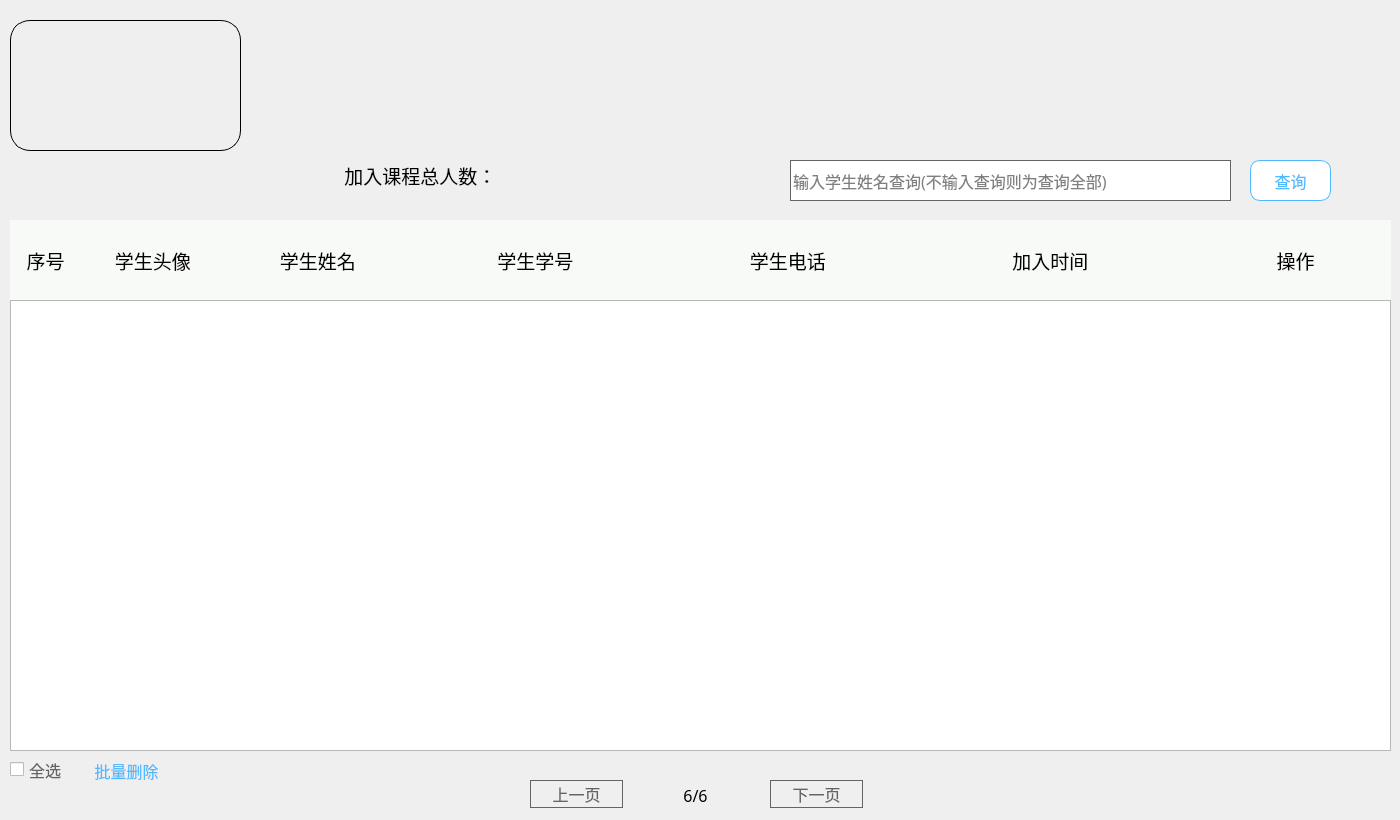
     <widget class="QWidget" name="tab_2">
      <property name="font">
       <font>
        <family>黑体</family>
        <pointsize>12</pointsize>
       </font>
      </property>
      <attribute name="title">
       <string>学生信息管理</string>
      </attribute>
      <widget class="QLabel" name="label_67">
       <property name="geometry">
        <rect>
         <x>10</x>
         <y>20</y>
         <width>231</width>
         <height>131</height>
        </rect>
       </property>
       <property name="styleSheet">
        <string notr="true">#label_67
{
border:1px solid black;
border-radius:20;
}</string>
       </property>
       <property name="text">
        <string/>
       </property>
      </widget>
      <widget class="QLabel" name="label_68">
       <property name="geometry">
        <rect>
         <x>250</x>
         <y>60</y>
         <width>731</width>
         <height>51</height>
        </rect>
       </property>
       <property name="font">
        <font>
         <family>黑体</family>
         <pointsize>14</pointsize>
         <weight>50</weight>
         <bold>false</bold>
        </font>
       </property>
       <property name="text">
        <string/>
       </property>
       <property name="alignment">
        <set>Qt::AlignLeading|Qt::AlignLeft|Qt::AlignVCenter</set>
       </property>
      </widget>
      <widget class="QWidget" name="widget_18" native="true">
       <property name="geometry">
        <rect>
         <x>10</x>
         <y>220</y>
         <width>1381</width>
         <height>80</height>
        </rect>
       </property>
       <property name="styleSheet">
        <string notr="true">#widget_18
{
background-color: #F8FAF7;
}</string>
       </property>
       <widget class="QLabel" name="label_69">
        <property name="geometry">
         <rect>
          <x>0</x>
          <y>0</y>
          <width>71</width>
          <height>80</height>
         </rect>
        </property>
        <property name="font">
         <font>
          <family>黑体</family>
          <pointsize>14</pointsize>
         </font>
        </property>
        <property name="text">
         <string>序号</string>
        </property>
        <property name="alignment">
         <set>Qt::AlignCenter</set>
        </property>
       </widget>
       <widget class="QLabel" name="label_70">
        <property name="geometry">
         <rect>
          <x>200</x>
          <y>0</y>
          <width>211</width>
          <height>80</height>
         </rect>
        </property>
        <property name="font">
         <font>
          <family>黑体</family>
          <pointsize>14</pointsize>
         </font>
        </property>
        <property name="text">
         <string> 学生姓名</string>
        </property>
        <property name="alignment">
         <set>Qt::AlignCenter</set>
        </property>
       </widget>
       <widget class="QLabel" name="label_71">
        <property name="geometry">
         <rect>
          <x>400</x>
          <y>0</y>
          <width>241</width>
          <height>80</height>
         </rect>
        </property>
        <property name="font">
         <font>
          <family>黑体</family>
          <pointsize>14</pointsize>
         </font>
        </property>
        <property name="text">
         <string>  学生学号</string>
        </property>
        <property name="alignment">
         <set>Qt::AlignCenter</set>
        </property>
       </widget>
       <widget class="QLabel" name="label_72">
        <property name="geometry">
         <rect>
          <x>930</x>
          <y>10</y>
          <width>211</width>
          <height>61</height>
         </rect>
        </property>
        <property name="font">
         <font>
          <family>黑体</family>
          <pointsize>14</pointsize>
         </font>
        </property>
        <property name="text">
         <string>  加入时间</string>
        </property>
        <property name="alignment">
         <set>Qt::AlignCenter</set>
        </property>
       </widget>
       <widget class="QLabel" name="label_73">
        <property name="geometry">
         <rect>
          <x>1200</x>
          <y>0</y>
          <width>171</width>
          <height>80</height>
         </rect>
        </property>
        <property name="font">
         <font>
          <family>黑体</family>
          <pointsize>14</pointsize>
         </font>
        </property>
        <property name="text">
         <string>操作</string>
        </property>
        <property name="alignment">
         <set>Qt::AlignCenter</set>
        </property>
       </widget>
       <widget class="QLabel" name="label_75">
        <property name="geometry">
         <rect>
          <x>70</x>
          <y>0</y>
          <width>141</width>
          <height>80</height>
         </rect>
        </property>
        <property name="font">
         <font>
          <family>黑体</family>
          <pointsize>14</pointsize>
         </font>
        </property>
        <property name="text">
         <string> 学生头像</string>
        </property>
        <property name="alignment">
         <set>Qt::AlignCenter</set>
        </property>
       </widget>
       <widget class="QLabel" name="label_76">
        <property name="geometry">
         <rect>
          <x>670</x>
          <y>0</y>
          <width>211</width>
          <height>80</height>
         </rect>
        </property>
        <property name="font">
         <font>
          <family>黑体</family>
          <pointsize>14</pointsize>
         </font>
        </property>
        <property name="text">
         <string> 学生电话</string>
        </property>
        <property name="alignment">
         <set>Qt::AlignCenter</set>
        </property>
       </widget>
      </widget>
      <widget class="QLineEdit" name="lineEdit_12">
       <property name="geometry">
        <rect>
         <x>790</x>
         <y>160</y>
         <width>441</width>
         <height>41</height>
        </rect>
       </property>
       <property name="font">
        <font>
         <family>黑体</family>
         <pointsize>12</pointsize>
        </font>
       </property>
       <property name="styleSheet">
        <string notr="true">#lineEdit_12
{
border:1px solid #646465;
}</string>
       </property>
       <property name="placeholderText">
        <string>输入学生姓名查询(不输入查询则为查询全部)</string>
       </property>
      </widget>
      <widget class="QPushButton" name="pushButton_69">
       <property name="geometry">
        <rect>
         <x>1250</x>
         <y>160</y>
         <width>81</width>
         <height>41</height>
        </rect>
       </property>
       <property name="font">
        <font>
         <family>黑体</family>
         <pointsize>12</pointsize>
        </font>
       </property>
       <property name="styleSheet">
        <string notr="true">#pushButton_69
{
border:1px solid #50b8fd;
background-color:#FFFFFF;
color:#50b8fd;
border-radius:10;
}

#pushButton_69:hover
{
background-color: #50b8fd;
color:#ffffff;
}</string>
       </property>
       <property name="text">
        <string>查询</string>
       </property>
      </widget>
      <widget class="QTableWidget" name="tableWidget_4">
       <property name="geometry">
        <rect>
         <x>10</x>
         <y>300</y>
         <width>1381</width>
         <height>451</height>
        </rect>
       </property>
      </widget>
      <widget class="QCheckBox" name="checkBox_10">
       <property name="geometry">
        <rect>
         <x>10</x>
         <y>760</y>
         <width>61</width>
         <height>19</height>
        </rect>
       </property>
       <property name="styleSheet">
        <string notr="true">#checkBox_10
{
color:#646465;
}</string>
       </property>
       <property name="text">
        <string>全选</string>
       </property>
      </widget>
      <widget class="QPushButton" name="pushButton_39">
       <property name="geometry">
        <rect>
         <x>80</x>
         <y>750</y>
         <width>93</width>
         <height>41</height>
        </rect>
       </property>
       <property name="styleSheet">
        <string notr="true">#pushButton_39
{
border:none;
color:#50b8fd;
}</string>
       </property>
       <property name="text">
        <string>批量删除</string>
       </property>
      </widget>
      <widget class="QPushButton" name="pushButton_40">
       <property name="geometry">
        <rect>
         <x>530</x>
         <y>780</y>
         <width>93</width>
         <height>28</height>
        </rect>
       </property>
       <property name="styleSheet">
        <string notr="true">#pushButton_40
{
border:1px solid #646465;
color:#646465;
}

#pushButton_40:hover
{
background-color: #646465;
color:#ffffff;
}</string>
       </property>
       <property name="text">
        <string>上一页</string>
       </property>
      </widget>
      <widget class="QLabel" name="label_74">
       <property name="geometry">
        <rect>
         <x>620</x>
         <y>780</y>
         <width>151</width>
         <height>31</height>
        </rect>
       </property>
       <property name="font">
        <font>
         <family>黑体</family>
         <pointsize>12</pointsize>
        </font>
       </property>
       <property name="layoutDirection">
        <enum>Qt::LeftToRight</enum>
       </property>
       <property name="text">
        <string>6/6</string>
       </property>
       <property name="scaledContents">
        <bool>false</bool>
       </property>
       <property name="alignment">
        <set>Qt::AlignCenter</set>
       </property>
      </widget>
      <widget class="QPushButton" name="pushButton_41">
       <property name="geometry">
        <rect>
         <x>770</x>
         <y>780</y>
         <width>93</width>
         <height>28</height>
        </rect>
       </property>
       <property name="styleSheet">
        <string notr="true">#pushButton_41
{
border:1px solid #646465;
color:#646465;
}

#pushButton_41:hover
{
background-color: #646465;
color:#ffffff;
}</string>
       </property>
       <property name="text">
        <string>下一页</string>
       </property>
      </widget>
      <widget class="QLabel" name="label_77">
       <property name="geometry">
        <rect>
         <x>300</x>
         <y>150</y>
         <width>231</width>
         <height>51</height>
        </rect>
       </property>
       <property name="font">
        <font>
         <family>黑体</family>
         <pointsize>14</pointsize>
        </font>
       </property>
       <property name="text">
        <string>  加入课程总人数：</string>
       </property>
       <property name="alignment">
        <set>Qt::AlignCenter</set>
       </property>
      </widget>
      <widget class="QLabel" name="label_78">
       <property name="geometry">
        <rect>
         <x>530</x>
         <y>150</y>
         <width>91</width>
         <height>51</height>
        </rect>
       </property>
       <property name="font">
        <font>
         <family>黑体</family>
         <pointsize>14</pointsize>
        </font>
       </property>
       <property name="text">
        <string/>
       </property>
       <property name="alignment">
        <set>Qt::AlignCenter</set>
       </property>
      </widget>
     </widget>
